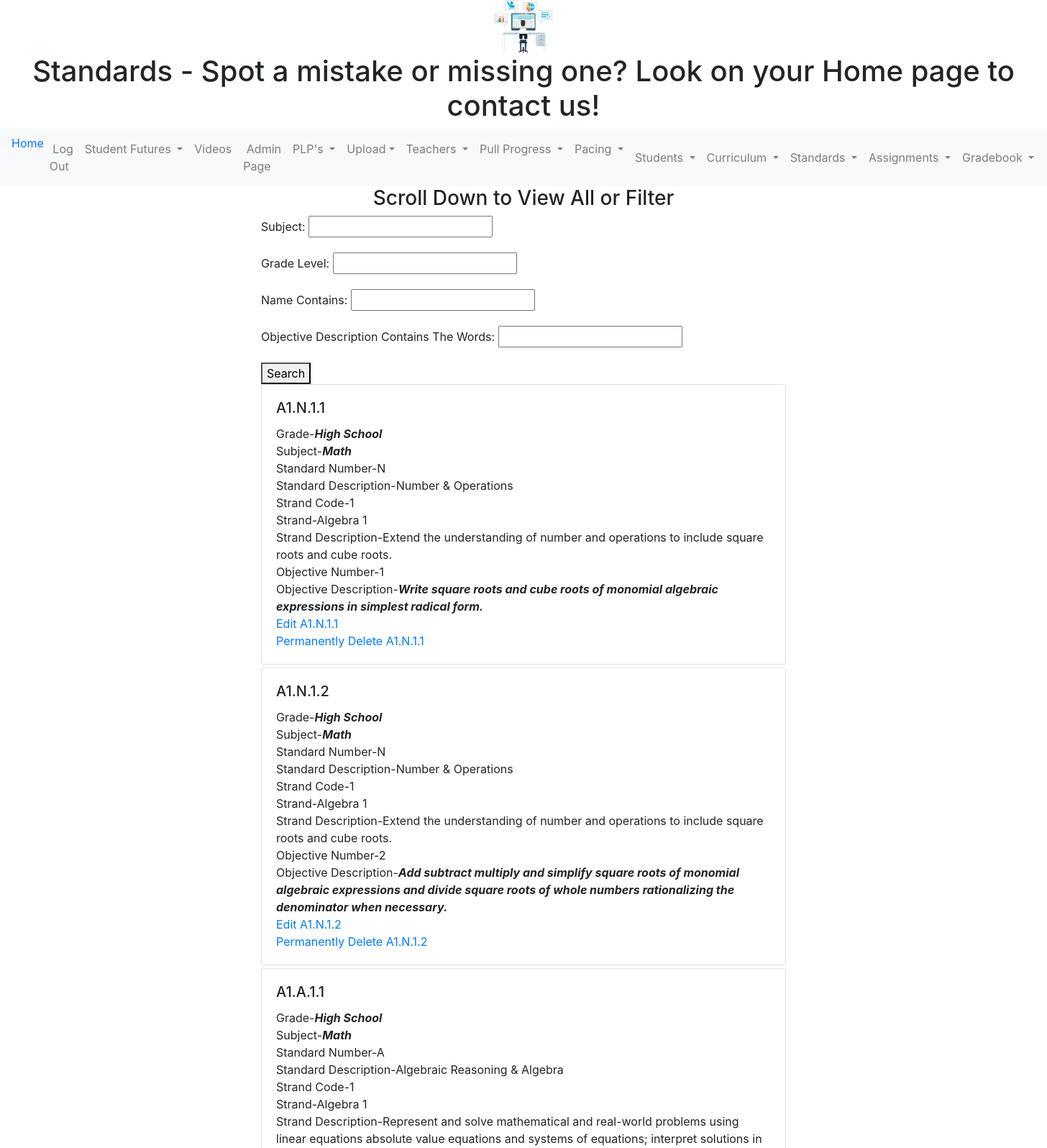
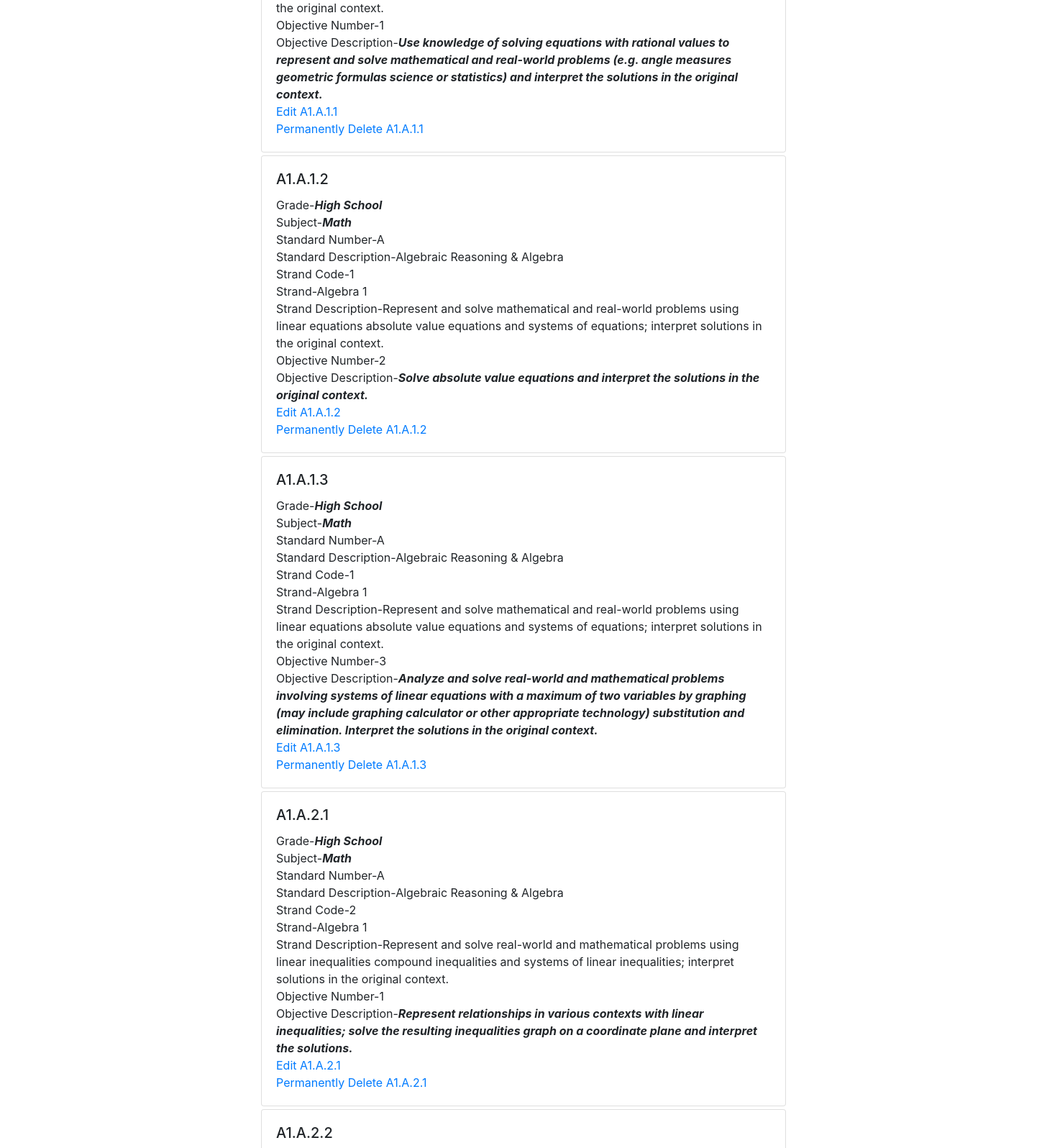
Screenshot of /standard/ (signed in, upper part) with the database file from the repository (2 pictures, top to bottom).
### mygrades/models.py (models this page shows, shortened)
class Standard(models.Model):
    GRADELEVEL = [
        ("PK", "Pre-K"),
        ("K", "K"),
        ("1", "1"),
        ("2", "2"),
        ("3", "3"),
        ("4", "4"),
        ("5", "5"),
        ("6", "6"),
        ("7", "7"),
        ("8", "8"),
        ("High School", "High School"),
    ]
    SUBJECT = [
        ("Math", "Math"),
        ("ELA", "ELA"),
        ("Science", "Science"),
        ("History", "History"),
        ("Other", "Other"),
    ]
    grade_level = models.CharField(max_length=20, choices=GRADELEVEL)
    standard_number = models.CharField(max_length=8, null=False)
    standard_description = models.CharField(max_length=1000, null=False)
    strand_code = models.CharField(max_length=8, null=False)
    strand = models.CharField(max_length=50, null=True)
    strand_description = models.CharField(max_length=600, null=True)
    objective_number = models.CharField(max_length=2, null=False)
    objective_description = models.CharField(max_length=1000, null=False)
    standard_code = models.CharField(max_length=16, null=False)
    subject = models.CharField(max_length=30, choices=SUBJECT)
    PDF_link = models.CharField(max_length=300, null=False)
    def get_delete_url(self):
        return f"/standard/{self.pk}/delete"
    def get_edit_url(self):
        return f"/standard/{self.pk}/edit"

### mygrades/views.py (the view)
# urls.py: path("standard/", standard_list_view),
@login_required
def standard_list_view(request):
    my_title = "Standards - Spot a mistake or missing one? Look on your Home page to contact us!"
    qs = Standard.objects.all()
    standard_filter = StandardFilter(request.GET, queryset=qs)
    template_name = "standard_list_view.html"
    context = {"object_list": standard_filter, "title": my_title}
    return render(request, template_name, context)

### mygrades/templates/standard_list_view.html
{% extends "base.html" %}
{% block content %}
<h3 align="center"> Scroll Down to View All or Filter </h3>
<form method="get">
    {{ object_list.form.as_p }}
    <button type="submit">Search</button>
</form>
{% for object in object_list.qs%}
{% include 'standard_list_inline.html'%}
{% endfor %}
{% endblock %}

### mygrades/templates/standard_list_inline.html
<div class='col-20 col-md-50 mb-1 mx-auto'>
<div class='card'>
  <div class='card-body'>
      <h5 class = 'card-title'>  {{object.standard_code}} </h5>
      <div class = 'card-text'>Grade-<i><strong>{{object.grade_level}}</strong></i><br/>
      Subject-<i><strong>{{object.subject}}</strong></i><br/>
      Standard Number-{{object.standard_number}}<br/>
      Standard Description-{{object.standard_description}}<br/>
      Strand Code-{{object.strand_code}}<br/>
      Strand-{{object.strand}}<br/>
      Strand Description-{{object.strand_description}}<br/>
      Objective Number-{{object.objective_number}}<br/>
      Objective Description-<i><strong>{{object.objective_description}}</strong></i><br/></div>
{% ifequal user.groups.all.0.name "Owner" %}
      <a href='{{ object.get_edit_url }}' > Edit
        {{object.standard_code}}</a><br/>
      <a href='{{ object.get_delete_url }}' > Permanently Delete
        {{object.standard_code}}</a>
{% endifequal %}
  </div>
</div>
</div>

### rows the page displays
Standard: standard_code "A1.N.1.1", grade_level "High School", subject "Math", standard_number "N", standard_description "Number & Operations", strand_code "1", strand "Algebra 1", strand_description "Extend the understanding of number and operations to include square roots and cube roots.", objective_number "1", objective_description "Write square roots and cube roots of monomial algebraic expressions in simplest radical form."
Standard: standard_code "A1.N.1.2", grade_level "High School", subject "Math", standard_number "N", standard_description "Number & Operations", strand_code "1", strand "Algebra 1", strand_description "Extend the understanding of number and operations to include square roots and cube roots.", objective_number "2", objective_description "Add subtract multiply and simplify square roots of monomial algebraic expressions and divide square roots of whole numbers rationalizing the denominator when necessary."
Standard: standard_code "A1.A.1.1", grade_level "High School", subject "Math", standard_number "A", standard_description "Algebraic Reasoning & Algebra", strand_code "1", strand "Algebra 1", strand_description "Represent and solve mathematical and real-world problems using linear equations absolute value equations and systems of equations; interpret solutions in the original context.", objective_number "1", objective_description "Use knowledge of solving equations with rational values to represent and solve mathematical and real-world problems (e.g. angle measures geometric formulas science or statistics) and interpret the solutions in the original context."
Standard: standard_code "A1.A.1.2", grade_level "High School", subject "Math", standard_number "A", standard_description "Algebraic Reasoning & Algebra", strand_code "1", strand "Algebra 1", strand_description "Represent and solve mathematical and real-world problems using linear equations absolute value equations and systems of equations; interpret solutions in the original context.", objective_number "2", objective_description "Solve absolute value equations and interpret the solutions in the original context."
Standard: standard_code "A1.A.1.3", grade_level "High School", subject "Math", standard_number "A", standard_description "Algebraic Reasoning & Algebra", strand_code "1", strand "Algebra 1", strand_description "Represent and solve mathematical and real-world problems using linear equations absolute value equations and systems of equations; interpret solutions in the original context.", objective_number "3", objective_description "Analyze and solve real-world and mathematical problems involving systems of linear equations with a maximum of two variables by graphing (may include graphing calculator or other appropriate technology) substitution and elimination. Interpret the solutions in the original context."
Standard: standard_code "A1.A.2.1", grade_level "High School", subject "Math", standard_number "A", standard_description "Algebraic Reasoning & Algebra", strand_code "2", strand "Algebra 1", strand_description "Represent and solve real-world and mathematical problems using linear inequalities compound inequalities and systems of linear inequalities; interpret solutions in the original context.", objective_number "1", objective_description "Represent relationships in various contexts with linear inequalities; solve the resulting inequalities graph on a coordinate plane and interpret the solutions."
Standard: standard_code "A1.A.2.2"

### other values shown
{{ title }} "Standards - Spot a mistake or missing one? Look on your Home page to contact us!"
